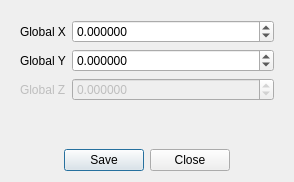
<?xml version="1.0" encoding="UTF-8"?>
<ui version="4.0">
 <class>Form</class>
 <widget class="QWidget" name="Form">
  <property name="geometry">
   <rect>
    <x>0</x>
    <y>0</y>
    <width>294</width>
    <height>182</height>
   </rect>
  </property>
  <property name="windowTitle">
   <string>Point Edit</string>
  </property>
  <layout class="QVBoxLayout" name="verticalLayout">
   <item>
    <widget class="QWidget" name="wPoint" native="true">
     <layout class="QFormLayout" name="formLayout">
      <item row="0" column="0">
       <widget class="QLabel" name="globalXLabel">
        <property name="text">
         <string>Global X</string>
        </property>
       </widget>
      </item>
      <item row="1" column="0">
       <widget class="QLabel" name="globalYLabel">
        <property name="text">
         <string>Global Y</string>
        </property>
       </widget>
      </item>
      <item row="2" column="0">
       <widget class="QLabel" name="globalZLabel">
        <property name="enabled">
         <bool>false</bool>
        </property>
        <property name="text">
         <string>Global Z</string>
        </property>
       </widget>
      </item>
      <item row="0" column="1">
       <widget class="Gui::QuantitySpinBox" name="globalX">
        <property name="decimals">
         <number>6</number>
        </property>
        <property name="minimum">
         <double>-999999999.000000000000000</double>
        </property>
        <property name="maximum">
         <double>999999999.000000000000000</double>
        </property>
       </widget>
      </item>
      <item row="1" column="1">
       <widget class="Gui::QuantitySpinBox" name="globalY">
        <property name="decimals">
         <number>6</number>
        </property>
        <property name="minimum">
         <double>-999999999.000000000000000</double>
        </property>
        <property name="maximum">
         <double>999999999.000000000000000</double>
        </property>
       </widget>
      </item>
      <item row="2" column="1">
       <widget class="Gui::QuantitySpinBox" name="globalZ">
        <property name="enabled">
         <bool>false</bool>
        </property>
        <property name="decimals">
         <number>6</number>
        </property>
        <property name="minimum">
         <double>-999999999.000000000000000</double>
        </property>
        <property name="maximum">
         <double>999999999.000000000000000</double>
        </property>
       </widget>
      </item>
     </layout>
    </widget>
   </item>
   <item alignment="Qt::AlignHCenter">
    <widget class="QDialogButtonBox" name="buttonBox">
     <property name="standardButtons">
      <set>QDialogButtonBox::Close|QDialogButtonBox::Save</set>
     </property>
    </widget>
   </item>
  </layout>
 </widget>
 <customwidgets>
  <customwidget>
   <class>Gui::QuantitySpinBox</class>
   <extends>QDoubleSpinBox</extends>
   <header>Gui/QuantitySpinBox.h</header>
  </customwidget>
 </customwidgets>
 <resources/>
 <connections/>
</ui>
